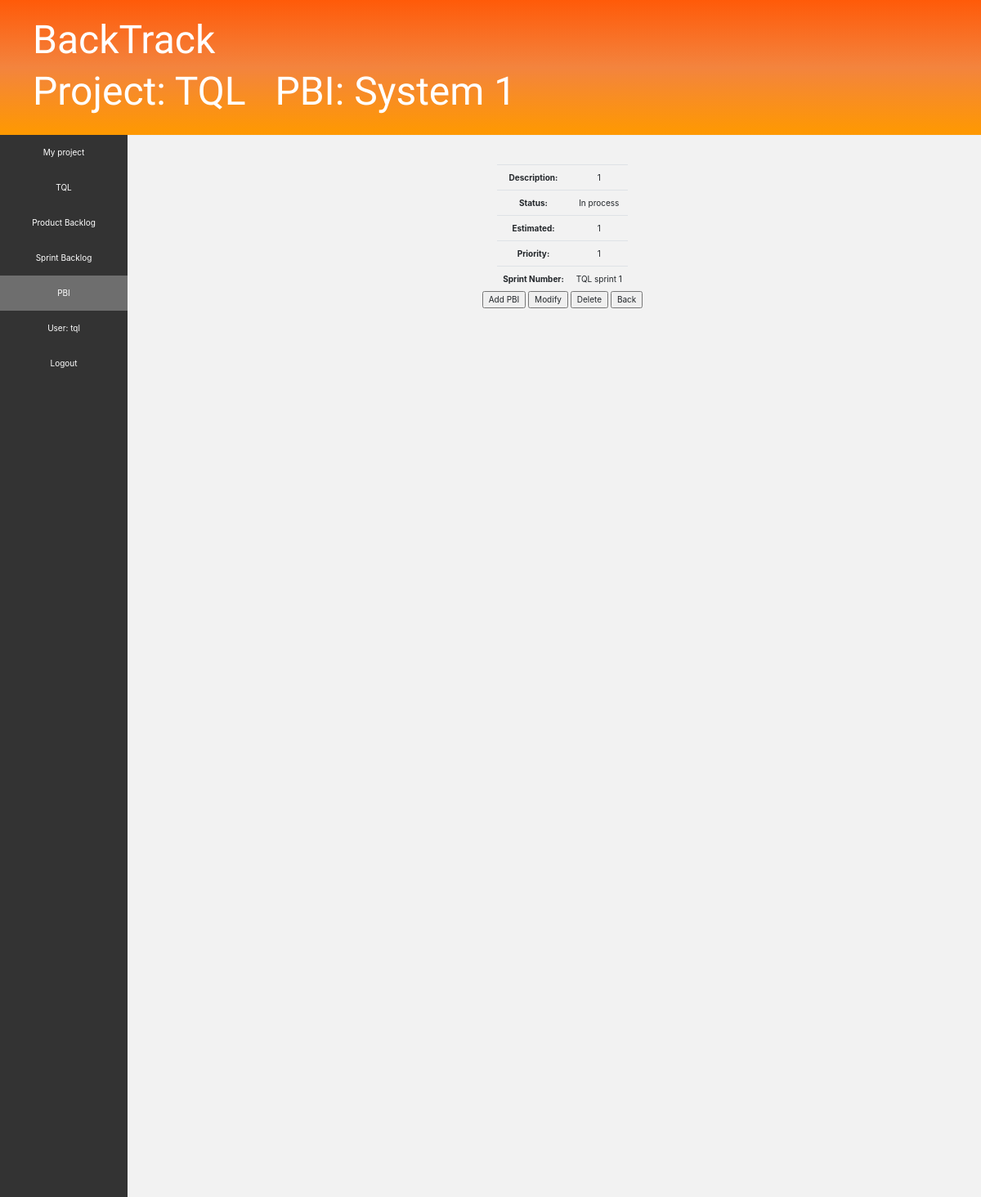
Page /project/1/productBacklog/pbi/1 (signed in) on the committed database.
### project/models.py (models this page shows, shortened)
class Project(models.Model):
    name = models.CharField(max_length=100)
    description = models.CharField(max_length=500)
    manager = models.ForeignKey(BackTrackUser, related_name='manager', null=True, blank=True, on_delete=models.SET_NULL)
    time = models.DateTimeField(auto_now=False, auto_now_add=True)
    activeSprint = models.ForeignKey('sprintBacklog.SprintBacklog', related_name='active_sprint', null=True, blank=True, on_delete=models.SET_NULL)
    owner = models.OneToOneField(BackTrackUser, related_name='owner', on_delete=models.CASCADE)

class BackTrackUser(AbstractUser):
    pass
    STATUS_CHOICES = [
        ('Available', 'Available'),
        ('Not available', 'Not available')
    ]
    status = models.CharField(max_length=13, choices=STATUS_CHOICES, default='Available')
    project = models.ForeignKey("Project", null=True, blank=True, on_delete=models.SET_NULL)

### productBacklog/models.py (models this page shows, shortened)
class PBI(models.Model):
    STATUS_CHOICES = [
        ('Finished', 'Finished'),
        ('In process', 'In process'),
        ('Ready', 'Ready')
    ]
    name = models.CharField(max_length=50)
    description = models.CharField(max_length=500)
    status = models.CharField(max_length=10, choices=STATUS_CHOICES, default='Ready')
    taskHours = models.PositiveSmallIntegerField(null=True, blank=True)
    remainingTaskHours = models.PositiveSmallIntegerField(null=True, blank=True)
    estimated = models.PositiveSmallIntegerField()
    priority = models.PositiveSmallIntegerField()
    cumulative = models.PositiveIntegerField(null=True, blank=True)
    productBacklog = models.ForeignKey(ProductBacklog, null=False, on_delete=models.CASCADE)
    sprintBacklog = models.ForeignKey('sprintBacklog.SprintBacklog', null=True, blank=True, default=None, on_delete=models.SET_NULL)

### sprintBacklog/models.py (models this page shows)
class SprintBacklog(models.Model):
    STATUS_CHOICES = [
        ('Finished', 'Finished'),
        ('In process', 'In process')
    ]
    project = models.ForeignKey(Project, null=False, on_delete=models.CASCADE)
    sprintNumber = models.PositiveSmallIntegerField(null=False, blank=False)
    capacity = models.PositiveSmallIntegerField(null=False, blank=False)
    status = models.CharField(max_length=10, choices=STATUS_CHOICES, default='In process')
    ddl = models.DateTimeField()
    time = models.DateTimeField(auto_now=False, auto_now_add=True)
    def __str__(self):
        return self.project.name + " sprint " + str(self.sprintNumber)

### productBacklog/views.py (the view)
# urls.py: path('pbi/<int:pbi_pk>', views.PBIMain.as_view(), name='pbi_main'),
class PBIMain(TemplateView):
    template_name = "pbi_main.html"
    def get_context_data(self, **kwargs):
        project = self.kwargs['project_pk']
        pbi = self.kwargs['pbi_pk']
        context = super().get_context_data(**kwargs)
        context["project"] = Project.objects.get(pk=project)
        context['pbi'] = PBI.objects.get(pk=pbi)
        return context

### templates/pbi_main.html (shortened to what this page needs)
<!DOCTYPE html>
{% load static %}
<html lang="en">
<head>
    <link rel="stylesheet" href="//maxcdn.bootstrapcdn.com/bootstrap/3.2.0/css/bootstrap.min.css">
    <link rel="stylesheet" href="//maxcdn.bootstrapcdn.com/bootstrap/3.2.0/css/bootstrap-theme.min.css">
    <link rel="stylesheet" href="https://stackpath.bootstrapcdn.com/bootstrap/4.3.1/css/bootstrap.min.css">
    <link rel="stylesheet" href="{% static 'css/productBacklog.css' %}">
</head>
<body>
    {% if user.is_authenticated %}
        <div class="page-header">
            <h1><a href="../..">BackTrack</a></h1>
            <h2><a href="../..">Project: {{ project.name }}</a>&#160;&#160;&#160;PBI: {{ pbi.name }}</h2>
        </div>
        <div class="menu">
            <ul>
                <li><a href="../../..">My project</a></li>
                <li><a href="../..">{{ project.name }}</a></li>
                <li><a href="..">Product Backlog</a></li>
                <li><a href="../../sprintBacklog">Sprint Backlog</a></li>
                <li><a class="active" href="">PBI</a></li>
                <li><a href="../../../../accounts/profile">User: {{ user.get_username }}</a></li>
                <li><a href="{% url 'logout'%}?next={{request.path}}">Logout</a></li>
            </ul>
        </div>
        <div class="main">
            <br/>
            <div class="table" style="text-align:center; margin:0 auto;">
                <table border="0" style="margin:0 auto;">
                    <tr>
                        <td><b>Description:</b></td>
                        <td>{{ pbi.description }}</td>
                    </tr>
                    <tr>
                        <td><b>Status:</b></td>
                        <td>{{ pbi.status }}</td>
                    </tr>
                    <tr>
                        <td><b>Estimated:</b></td>
                        <td>{{ pbi.estimated }}</td>
                    </tr>
                    <tr>
                        <td><b>Priority:</b></td>
                        <td>{{ pbi.priority }}</td>
                    </tr>
                    <tr>
                        <td><b>Sprint Number:</b></td>
                        <td>{{ pbi.sprintBacklog }}</td>
                    </tr>
                </table>
            </div>
            <div style="text-align:center;">
                <form>
                    <input type="button" value="Add PBI" onclick="location='add'">
                    <input type="button" value="Modify" onclick="location='{{ modify }}'">
                    <input type="button" value="Delete" onclick="location='{{ delete }}'">
                    <input type="button" value="Back" onclick="location='{{ back }}'">
                </form>
            </div>
        </div>
    {% endif %}
</body>
</html>

### static/css/productBacklog.css (style rules this page uses)
.page-header { background: linear-gradient(#FF5A09, #F3843E, #FF9900); margin: 0; padding: 20px 20px 20px 40px; }
.page-header h1, .page-header h1 a, .page-header h1 a:visited, .page-header h1 a:active { color: #ffffff; font-size: 36pt; text-decoration: none; }
.page-header h2, .page-header h2 a, .page-header h2 a:visited, .page-header h2 a:active { color: #ffffff; font-size: 36pt; text-decoration: none; }
h1, h2, h3, h4 { font-family: 'Lobster', cursive; }
html, body { height: 100%; }
div.menu { height: 100%; width: 13%; overflow-y: auto; position: absolute; margin-top: -1px; left: 0;background-color: #333; }
.menu ul { list-style-type: none; margin: 0; padding: 0; overflow: hidden; background-color: #333; }
.menu li { float: left; width: 100%; }
.menu li a { display: block; color: white; text-align: center; padding: 14px 16px; text-decoration: none; }
.active { background-color: #6E6E6E; }
.main { background-color: #F2F2F2; }
div.main { right: 0; float: left; height: 100%; width: 87%; overflow-y: auto; position:absolute; padding: 20px 20px 20px 40px; }

### rows in the picture
Project: name "TQL"
PBI: name "System 1", description "1", status "In process", estimated "1", priority "1", sprintBacklog "TQL sprint 1"
BackTrackUser: get_username "tql"
